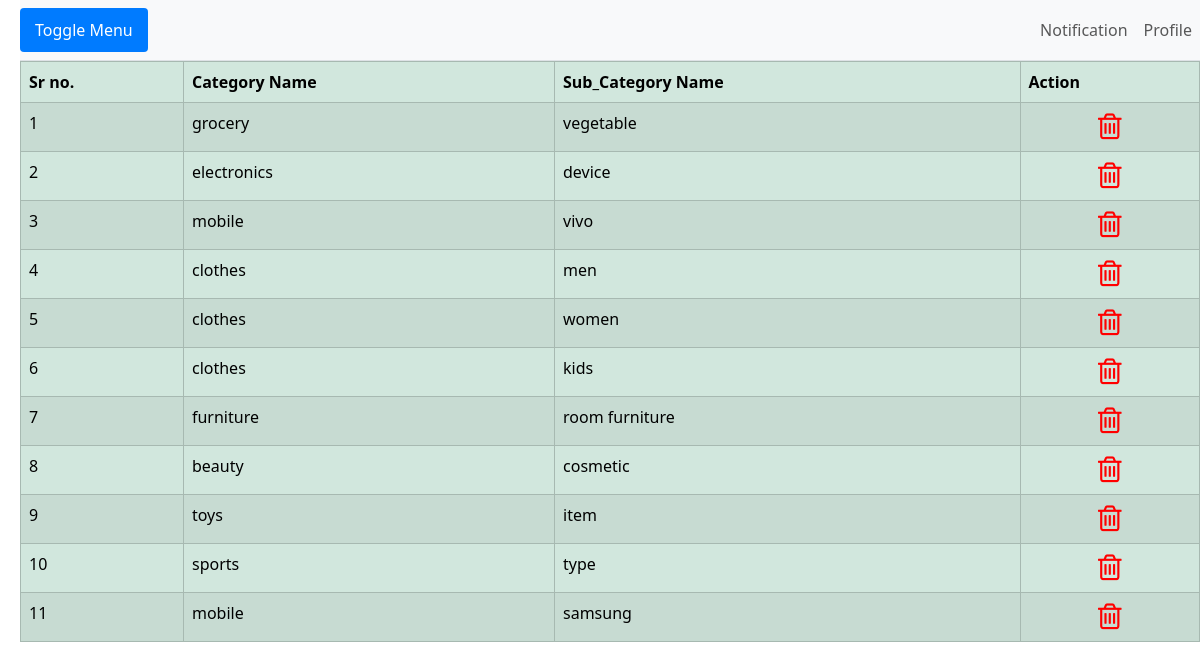
/admin/show-category.php (signed in), run on the app's committed database.
### tables this page shows
CREATE TABLE `category` (
  `cid` int(11) NOT NULL,
  `category_name` varchar(70) NOT NULL,
  `sub_category_name` varchar(70) NOT NULL
);

### admin/show-category.php (the view, shortened to what this page needs)
<!DOCTYPE html>
<html lang="en">
<head>
    <?php include("../cdn.php")?>
</head>
<body>
    <div id="wrapper">
        <div id="page-content-wrapper">
            <nav class="navbar navbar-expand-lg navbar-light bg-light border-bottom">
                <label for="menu-toggle" class="toggle-btn">Toggle Menu</label>
                <div class="collapse navbar-collapse">
                    <ul class="navbar-nav ms-auto">
                        <li class="nav-item">
                            <a href="#" class="nav-link">Notification</a>
                        </li>
                        <li class="nav-item">
                            <a href="profile.php" class="nav-link">Profile</a>
                        </li>
                    </ul>
                </div>
            </nav>
            <div class="container-fluid p-0">
                <table class="table table-bordered table-striped table-hover table-success">
                    <thead>
                        <th>Sr no.</th>
                        <th>Category Name</th>
                        <th>Sub_Category Name</th>
                        <th>Action</th>
                    </thead>
                    <tbody>
                    <?php
                        include("../connection.php");
                        $sql="select * from category";
                        $res=mysqli_query($con,$sql);
                        if(mysqli_num_rows($res)>0)
                        {
                            $i=1;
                            while($r=mysqli_fetch_assoc($res))
                            {
                                echo"
                                    <tr>
                                        <td>".$i."</td>
                                        <td>".$r['category_name']."</td>
                                        <td>".$r['sub_category_name']."</td>
                                        <td align='center'>
                                            <a href='delete-category.php?id=".$r['cid']."'>
                                                 <i class='fa fa-trash-o' style='font-size:30px;color:red'></i>
                                            </a>
                                        </td>
                                    </tr>";
                                    $i++;
                            }
                        }
                    ?>
                    </tbody>
                </table>
            </div>
        </div>
    </div>
</body>
</html>

### demo/cdn.php (shortened to what this page needs)
<link href="https://cdn.jsdelivr.net/npm/bootstrap@5.3.3/dist/css/bootstrap.min.css" rel="stylesheet">
<link rel="stylesheet" href="https://cdnjs.cloudflare.com/ajax/libs/font-awesome/4.7.0/css/font-awesome.min.css">

### admin/show-category.php (style rules this page uses)
#wrapper { display: flex; min-height: 100vh; transition: all 0.3s ease; }
#page-content-wrapper { margin-left: 0; padding-left: 20px; width: 100%; transition: margin-left 0.3s ease; }
.toggle-btn { display: inline-block; background-color: #007bff; color: white; padding: 10px 15px; border-radius: 4px; cursor: pointer; }

### data on the page
category: category_name "grocery", sub_category_name "vegetable"
category: category_name "electronics", sub_category_name "device"
category: category_name "mobile", sub_category_name "vivo"
category: category_name "clothes", sub_category_name "men"
category: category_name "clothes", sub_category_name "women"
category: category_name "clothes", sub_category_name "kids"
category: category_name "furniture", sub_category_name "room furniture"
category: category_name "beauty", sub_category_name "cosmetic"
category: category_name "toys", sub_category_name "item"
category: category_name "sports", sub_category_name "type"
category: category_name "mobile", sub_category_name "samsung"
